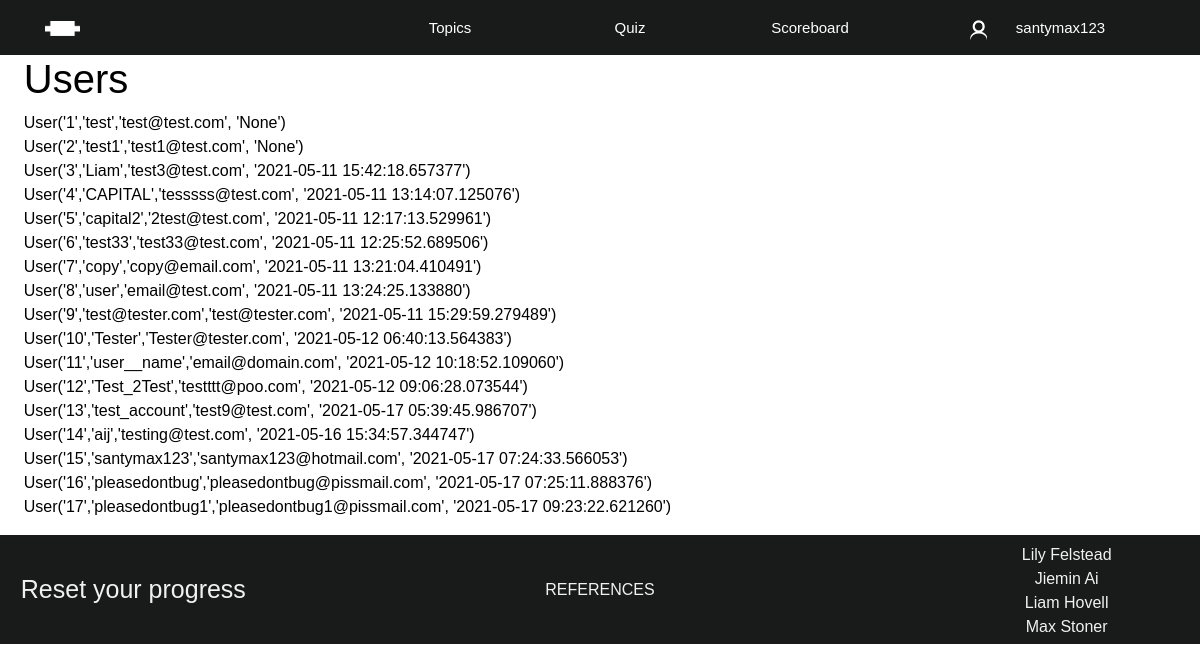
Page /users (signed in) on the committed database.
### app/models.py (models this page shows)
class User(db.Model, UserMixin):
    id = db.Column(db.Integer, primary_key = True)
    username = db.Column(db.String(20), unique = True, nullable=False)
    email = db.Column(db.String(120), unique = True, nullable=False)
    password = db.Column(db.String(60), nullable=False)
    about_me = db.Column(db.String(140))
    last_seen = db.Column(db.DateTime, default=datetime.utcnow)
    scores = db.relationship('Scores', backref='user_info', lazy=True)
    def __repr__(self):
        return f"User('{self.id}','{self.username}','{self.email}', '{self.last_seen}')"

### app/routes.py (the view)
@app.route("/users")
@login_required
def users():
    users_in_database = User.query.all()
    for user in users_in_database:
        print (user.username)
    return render_template('users.html', title= 'Users', all_users = users_in_database)

### app/models.py (called while the page is built)
@login_manager.user_loader
def load_user(user_id):
    return User.query.get(int(user_id))

### app/routes.py (called while the page is built)
@app.before_request
def before_request():
    if current_user.is_authenticated:
        current_user.last_seen = datetime.utcnow()
        db.session.commit()

### app/templates/users.html
{% extends "layout.html" %}
{% block content %}
<h1>Users</h1>
{% for item in all_users %}
    {{item}} </br>
{% endfor %}
{% endblock %}

### app/templates/layout.html (shortened to what this page needs)
<!DOCTYPE html>
<html lang="en">
  <head>
    <link rel="stylesheet" href="https://stackpath.bootstrapcdn.com/bootstrap/4.4.1/css/bootstrap.min.css">
    <link rel="stylesheet" href="{{url_for('static', filename='css/layout.css')}}">
  </head>
  <body>
    <header id="main-header">
      <ul>
        <a class="header-logo" href="{{url_for('home')}}">
          <li>
            <img
              src="{{url_for('static', filename='logo.png')}}"
              alt=""
              style="height: 15px"
            />
          </li>
        </a>
        <a></a>
        <div class="header-dropdown header-item">
          <li>Topics</li>
        </div>
        <a class="header-item" href="{{url_for('quiz')}}">
          <li>Quiz</li>
        </a>
        <a class="header-item" href="{{url_for('scoreboard')}}">
          <li>Scoreboard</li>
        </a>
        {% if current_user.is_authenticated %}
        <a
          class="header-item"
          href="{{url_for('account', username = current_user.username)}}"
          style="padding-right: 25px; grid-column: 6 / 8"
        >
          <li>
            <img
              src="{{url_for('static', filename='account.png')}}"
              style="height: 25px; margin-right: 5%"
              alt=""
            /><span>{{current_user.username}}</span>
          </li>
        </a>
        {% endif %}
      </ul>
    </header>
    <div id="body-wrapper">
      <main id="content">
        {% block content %}{% endblock %}
      </main>
      <aside id="progress">
      </aside>
    </div>
    <footer id="footer">
      <div class="reset-button">
        <a href="javascript:resetProgress()">Reset your progress</a>
      </div>
      <div class="reference-link">
        <a href="{{url_for('reference')}}">REFERENCES</a>
      </div>
      <div class="names">
        Lily Felstead <br />
        Jiemin Ai <br />
        Liam Hovell <br />
        Max Stoner <br />
      </div>
    </footer>
  </body>
</html>

### app/static/css/layout.css (style rules this page uses)
:root { --header-default: #191a1a; --header-hover: #2a2b2b; --header-active: #191a1a; --header-login: #191a1a; --header-height: 55px; --header-topics: #f1f1f1; --header-topics-hover: #ddd; --header-topics-completed: #a3a3a3; --shading: #e4e4e4; --progress-bar: #4e4e4e; --button-primary-color: #191a1a; --button-secondary-color: #2a2b2b; --footer-default: #191a1a; --footer-content: #f1f1f1; --footer-hover: #2a2b2b; }
body { margin: 0; padding: 0; font-family: Arial, Helvetica, sans-serif; color: black; }
#main-header { position: sticky; top: 0; width: 100%; overflow: visible; z-index: 1; }
#main-header > ul { list-style-type: none; padding: 0; margin: 0px; background-color: var(--header-login); display: grid; grid-template-columns: repeat(6, 3fr) 2fr; grid-template-rows: var(--header-height); }
.header-item { background-color: var(--header-default); color: white; text-decoration: none; font-family: Verdana, Helvetica, sans-serif; font-size: 15px; }
.header-item > li, .header-item a { text-align: center; color: white; vertical-align: middle; line-height: var(--header-height); }
.header-logo { margin: auto; width: 50%; float: left; }
.header-dropdown { display: inline-block; width: auto; }
.header-item img { padding-right: 15px; position: relative; bottom: -3px; }
.header-item img + span { margin: 0; }
#body-wrapper { display: grid; grid-template-columns: 1fr 10px; grid-template-areas: "body sidebar"; }
#content { grid-area: body; padding: 0px 2%; }
#progress { grid-area: sidebar; position: sticky; align-self: start; top: var(--header-height); height: 100%; }
#footer { background-color: var(--footer-default); width: 100%; display: grid; justify-items: center; align-items: center; grid-template-columns: 2fr 5fr 2fr; }
.names { margin: 8px 0px 5px 0px; color: var(--footer-content); text-align: center; }
.reset-button { text-align: center; }
.reset-button a:link { font-size: 25px; text-decoration: none; color: var(--footer-content); }
.reference-link a:link, .reference-link a:visited { text-decoration: none; color: var(--footer-content); }

### rows in the picture
User: username "santymax123", id+username+email "User('15','santymax123','santymax123@hotmail.com', '2021-05-17 07:24:33.566053')"
User: id+username+email "User('1','test','test@test.com', 'None')"
User: id+username+email "User('2','test1','test1@test.com', 'None')"
User: id+username+email "User('3','Liam','test3@test.com', '2021-05-11 15:42:18.657377')"
User: id+username+email "User('4','CAPITAL','tesssss@test.com', '2021-05-11 13:14:07.125076')"
User: id+username+email "User('5','capital2','2test@test.com', '2021-05-11 12:17:13.529961')"
User: id+username+email "User('6','test33','test33@test.com', '2021-05-11 12:25:52.689506')"
User: id+username+email "User('7','copy','copy@email.com', '2021-05-11 13:21:04.410491')"
User: id+username+email "User('8','user','email@test.com', '2021-05-11 13:24:25.133880')"
User: id+username+email "User('9','test@tester.com','test@tester.com', '2021-05-11 15:29:59.279489')"
User: id+username+email "User('10','Tester','Tester@tester.com', '2021-05-12 06:40:13.564383')"
User: id+username+email "User('11','user__name','email@domain.com', '2021-05-12 10:18:52.109060')"
User: id+username+email "User('12','Test_2Test','testttt@poo.com', '2021-05-12 09:06:28.073544')"
User: id+username+email "User('13','test_account','test9@test.com', '2021-05-17 05:39:45.986707')"
User: id+username+email "User('14','aij','testing@test.com', '2021-05-16 15:34:57.344747')"
User: id+username+email "User('16','pleasedontbug','pleasedontbug@pissmail.com', '2021-05-17 07:25:11.888376')"
User: id+username+email "User('17','pleasedontbug1','pleasedontbug1@pissmail.com', '2021-05-17 09:23:22.621260')"
